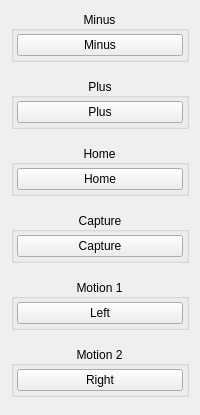
          <widget class="QWidget" name="bindingPage5">
           <layout class="QVBoxLayout" name="bindingLayout5">
            <property name="spacing">
             <number>16</number>
            </property>
            <item>
             <widget class="QGroupBox" name="buttonMiscButtonsMinusGroup">
              <property name="title">
               <string>Minus</string>
              </property>
              <property name="alignment">
               <set>Qt::AlignmentFlag::AlignCenter</set>
              </property>
              <layout class="QVBoxLayout" name="buttonMiscMinusVerticalLayout">
               <property name="spacing">
                <number>3</number>
               </property>
               <property name="leftMargin">
                <number>3</number>
               </property>
               <property name="topMargin">
                <number>3</number>
               </property>
               <property name="rightMargin">
                <number>3</number>
               </property>
               <property name="bottomMargin">
                <number>3</number>
               </property>
               <item>
                <widget class="UIControls::Button" name="buttonMinus">
                 <property name="styleSheet">
                  <string notr="true">min-width: 68px;</string>
                 </property>
                 <property name="text">
                  <string>Minus</string>
                 </property>
                </widget>
               </item>
              </layout>
             </widget>
            </item>
            <item>
             <widget class="QGroupBox" name="buttonMiscButtonsPlusGroup">
              <property name="title">
               <string>Plus</string>
              </property>
              <property name="alignment">
               <set>Qt::AlignmentFlag::AlignCenter</set>
              </property>
              <layout class="QVBoxLayout" name="buttonMiscPlusVerticalLayout">
               <property name="spacing">
                <number>3</number>
               </property>
               <property name="leftMargin">
                <number>3</number>
               </property>
               <property name="topMargin">
                <number>3</number>
               </property>
               <property name="rightMargin">
                <number>3</number>
               </property>
               <property name="bottomMargin">
                <number>3</number>
               </property>
               <item>
                <widget class="UIControls::Button" name="buttonPlus">
                 <property name="styleSheet">
                  <string notr="true">min-width: 68px;</string>
                 </property>
                 <property name="text">
                  <string>Plus</string>
                 </property>
                </widget>
               </item>
              </layout>
             </widget>
            </item>
            <item>
             <widget class="QGroupBox" name="buttonMiscButtonsHomeGroup">
              <property name="title">
               <string>Home</string>
              </property>
              <property name="alignment">
               <set>Qt::AlignmentFlag::AlignCenter</set>
              </property>
              <layout class="QVBoxLayout" name="buttonMiscHomeVerticalLayout">
               <property name="spacing">
                <number>3</number>
               </property>
               <property name="leftMargin">
                <number>3</number>
               </property>
               <property name="topMargin">
                <number>3</number>
               </property>
               <property name="rightMargin">
                <number>3</number>
               </property>
               <property name="bottomMargin">
                <number>3</number>
               </property>
               <item>
                <widget class="UIControls::Button" name="buttonHome">
                 <property name="styleSheet">
                  <string notr="true">min-width: 68px;</string>
                 </property>
                 <property name="text">
                  <string>Home</string>
                 </property>
                </widget>
               </item>
              </layout>
             </widget>
            </item>
            <item>
             <widget class="QGroupBox" name="buttonMiscButtonsScreenshotGroup">
              <property name="title">
               <string>Capture</string>
              </property>
              <property name="alignment">
               <set>Qt::AlignmentFlag::AlignCenter</set>
              </property>
              <layout class="QVBoxLayout" name="buttonMiscScrCapVerticalLayout">
               <property name="spacing">
                <number>3</number>
               </property>
               <property name="leftMargin">
                <number>3</number>
               </property>
               <property name="topMargin">
                <number>3</number>
               </property>
               <property name="rightMargin">
                <number>3</number>
               </property>
               <property name="bottomMargin">
                <number>3</number>
               </property>
               <item>
                <widget class="UIControls::Button" name="buttonScreenshot">
                 <property name="styleSheet">
                  <string notr="true">min-width: 68px;</string>
                 </property>
                 <property name="text">
                  <string>Capture</string>
                 </property>
                </widget>
               </item>
              </layout>
             </widget>
            </item>
            <item>
             <widget class="QGroupBox" name="buttonMotionLeftGroup">
              <property name="title">
               <string>Motion 1</string>
              </property>
              <property name="alignment">
               <set>Qt::AlignmentFlag::AlignCenter</set>
              </property>
              <layout class="QVBoxLayout" name="buttonDpadLeftVerticalLayout_2">
               <property name="spacing">
                <number>3</number>
               </property>
               <property name="leftMargin">
                <number>3</number>
               </property>
               <property name="topMargin">
                <number>3</number>
               </property>
               <property name="rightMargin">
                <number>3</number>
               </property>
               <property name="bottomMargin">
                <number>3</number>
               </property>
               <item>
                <widget class="UIControls::Button" name="buttonMotionLeft">
                 <property name="styleSheet">
                  <string notr="true">min-width: 68px;</string>
                 </property>
                 <property name="text">
                  <string>Left</string>
                 </property>
                </widget>
               </item>
              </layout>
             </widget>
            </item>
            <item>
             <widget class="QGroupBox" name="buttonMotionRightGroup">
              <property name="title">
               <string>Motion 2</string>
              </property>
              <property name="alignment">
               <set>Qt::AlignmentFlag::AlignCenter</set>
              </property>
              <layout class="QVBoxLayout" name="buttonDpadRightVerticalLayout_2">
               <property name="spacing">
                <number>3</number>
               </property>
               <property name="leftMargin">
                <number>3</number>
               </property>
               <property name="topMargin">
                <number>3</number>
               </property>
               <property name="rightMargin">
                <number>3</number>
               </property>
               <property name="bottomMargin">
                <number>3</number>
               </property>
               <item>
                <widget class="UIControls::Button" name="buttonMotionRight">
                 <property name="styleSheet">
                  <string notr="true">min-width: 68px;</string>
                 </property>
                 <property name="text">
                  <string>Right</string>
                 </property>
                </widget>
               </item>
              </layout>
             </widget>
            </item>
            <item>
             <spacer name="bindingSpacer5">
              <property name="orientation">
               <enum>Qt::Orientation::Vertical</enum>
              </property>
             </spacer>
            </item>
           </layout>
          </widget>
